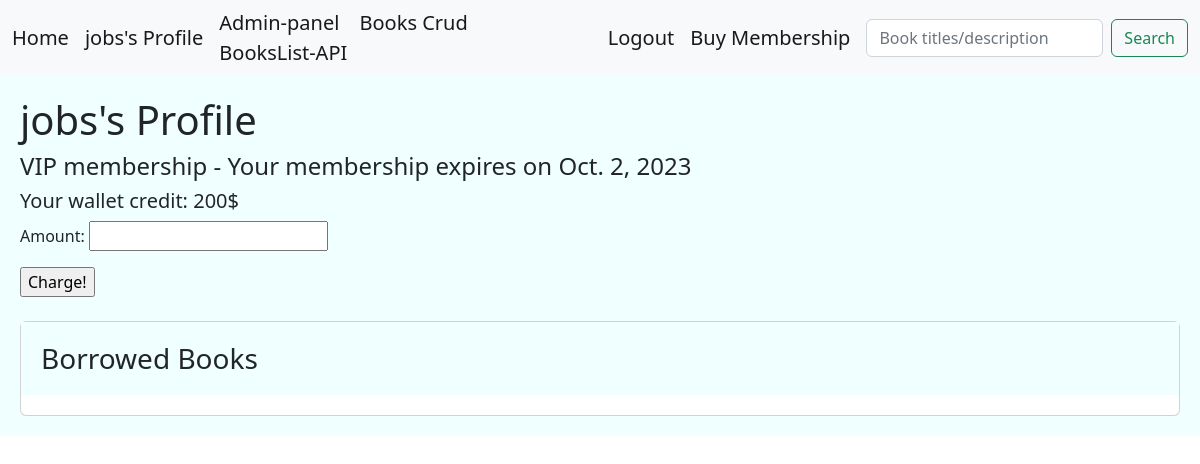
The app's page /users/18/ (signed in), older data.
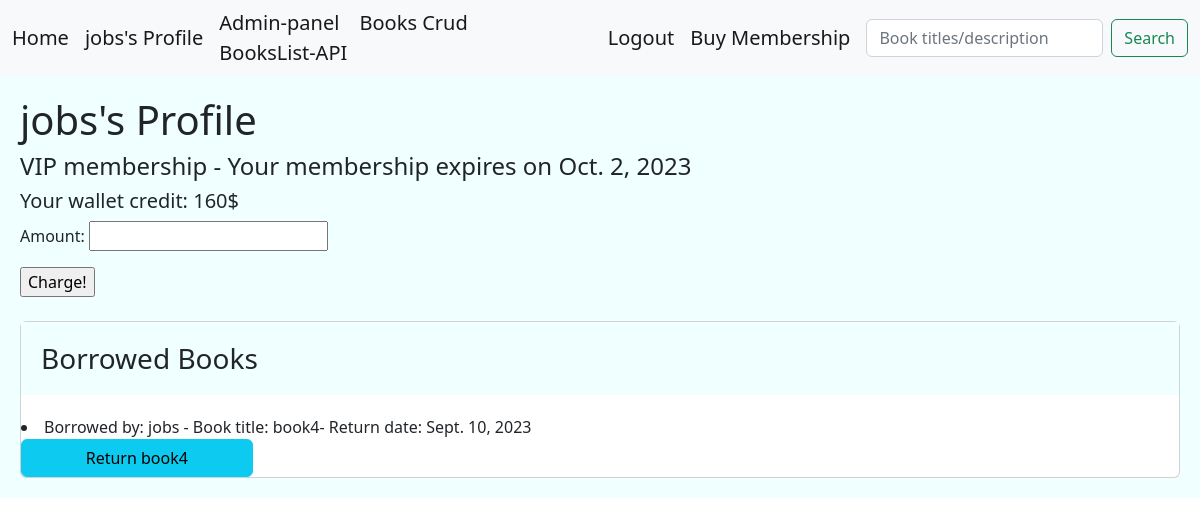
The same page, newer data.
### account/models.py (models this page shows, shortened)
class CustomUser(AbstractBaseUser):
    MEMBERSHIP_NORMAL = 'N'
    MEMBERSHIP_VIP = 'V'
    MEMBERSHIP_CHOICES = [
        (MEMBERSHIP_NORMAL,'Normal'),
        (MEMBERSHIP_VIP,'VIP'),
    ]
    full_name = models.CharField(max_length=100,unique=True,null=True)
    email = models.EmailField(unique=True)
    expiration_date = models.DateField(null=True)
    membership = models.CharField(max_length=1, choices= MEMBERSHIP_CHOICES, default= MEMBERSHIP_NORMAL)
    phone = models.CharField(max_length=11, unique=True, null=True)
    is_active = models.BooleanField(default=True)
    is_admin = models.BooleanField(default=False)
    wallet = models.PositiveIntegerField(default=0)
    objects = UserManager()
    USERNAME_FIELD = 'phone'
    REQUIRED_FIELDS = ['email','password','full_name',]

### library/models.py (models this page shows, shortened)
class BorrowedBook(models.Model):
    user = models.ForeignKey(User, on_delete=models.CASCADE)
    book = models.ForeignKey(Books, on_delete=models.CASCADE)
    borrow_date = models.DateField()
    return_date = models.DateField(null=True, blank=True)
    date_check = models.BooleanField(default=False) #say how many days left

class Books(models.Model):
    title = models.CharField(max_length=100)
    description = models.TextField(null=True)
    price = models.DecimalField(max_digits=6 , decimal_places=2, default=0.00)
    shabak = models.CharField(max_length=150,null=True)
    copies_available = models.PositiveIntegerField(default=4)
    genre = models.ForeignKey('Genre', on_delete=models.SET_NULL, null=True)
    author = models.ForeignKey('Author', on_delete=models.SET_NULL, null=True)
    def __str__(self):
        return self.title

### library/views.py (the view, shortened to what this page needs)
# urls.py: path('users/<int:user_id>/',views.UserProfile.as_view(), name='user'),
class UserProfile(LoginRequiredMixin,View):
    template_class = 'library/user_profile.html'
    form_template = WalletChargeForm
    def dispatch(self, request, user_id):
        if user_id != request.user.id:
            messages.error(request, 'No cheating!', 'danger')
            return redirect('library:home')
        return super().dispatch(request, user_id)
    def get(self,request, user_id):
        user = Model.get(model=User,id=user_id)
        borrowed_books = Model.filter(BorrowedBook,user = user.id)
        return render(request,self.template_class,{'borrowed_books': borrowed_books,'user':user,'form':self.form_template})

### library/repository.py (called while the page is built)
    @staticmethod
    def get(model,id):
        data = model.objects.get(pk=id)
        return data

    @staticmethod
    def filter(model, **kwargs):
        data = model.objects.filter(**kwargs)
        return data

### library/templates/library/user_profile.html (shortened to what this page needs)
{% extends 'main.html' %}
    {% block content %} <H1> {{ user.full_name }}'s Profile</H1>
    {% if user.membership == 'V'%} <H4> VIP membership - Your membership expires on {{user.expiration_date}} </H4> {% else %} <H4> NORMAL membership </H4> {% endif%}
    <H5>  Your wallet credit: {{user.wallet}}$ </H5>
    <form action=" " method="post">
        {{ form.as_p }}
        <input type="submit" value="Charge!">
    </form>
    <br/>
    <div class="card">
        <h3 class="card-title jumbotron">Borrowed Books</h3>
    {% for i in borrowed_books %}
    <li> Borrowed by: {{i.user.full_name}} - Book title: {{i.book}}- Return date: {{i.return_date}}</li>
    <a class="btn btn-info" style="width: 20%;" href="{% url 'library:return' i.id  %}" >Return {{i.book}}</a>
    {% endfor %}
    {% endblock %}

### templates/main.html (shortened to what this page needs)
<!DOCTYPE html>
<html lang="en">
<head>
    <link href="https://cdn.jsdelivr.net/npm/bootstrap@5.2.0-beta1/dist/css/bootstrap.min.css" rel="stylesheet">
</head>
<body>
{% include 'include/navbar.html' %}
<div class="jumbotron">
    {% block content %}{% endblock %}
</div>
</body>
</html>

### templates/include/navbar.html (shortened to what this page needs)
<nav class="navbar navbar-expand-lg bg-light">
    <div class="container-fluid">
      <a class="navbar-brand" href=" {% url 'library:home' %} ">Home</a>
      {% if request.user.is_authenticated %}
        <a class="navbar-brand" aria-current="page" href="{% url 'library:user' request.user.id %}">{{request.user.full_name}}'s Profile</a>
      {% endif %}
      <div class="collapse navbar-collapse" id="navbarSupportedContent">
        <ul class="navbar-nav me-auto mb-2 mb-lg-0">
          <li class="nav-item">
            <a class="navbar-brand" aria-current="page" href="http://127.0.0.1:8000/admin">Admin-panel</a>
            <a class="navbar-brand" aria-current="page" href="{% url 'library:bcrud' 0 %}">Books Crud</a>
            <a class="navbar-brand" aria-current="page" href="{% url 'library:bookapi' %}">BooksList-API</a>
          </li>
        </ul>
      {% if request.user.is_authenticated %}
        <a class="navbar-brand" href=" {% url 'account:User_Logout' %} ">Logout</a>
      {% endif %}
      <a class="navbar-brand" href=" {% url 'library:sub' %} ">Buy Membership</a>
      <form class="d-flex" role="search" method="GET" action="{% url 'library:search' %}">
        <input class="form-control me-2" type="search" placeholder="Book titles/description" aria-label="Search" name="search_input">
        <button class="btn btn-outline-success" type="submit">Search</button>
      </form>
      </div>
    </div>
  </nav>

### templates/main.html (style rules this page uses)
.jumbotron { padding: 20px; margin-bottom: 20px; background-color: azure; }

Row changes from the older to the newer data that the page shows:
changed CustomUser "jobs": wallet "200" → "160"
added BorrowedBook: user.full_name "jobs", book "book4", return_date "Sept. 10, 2023"
